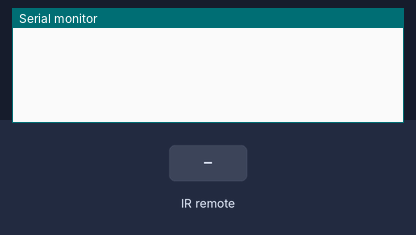
Bench run of a sketch on a simulated Arduino Nano, built with avr-gcc and run on an emulated ATmega328P. On the bench: the last lines printed to the serial monitor. The test bench sets the inputs (shaded band).

Above: at 1.2 s.
1.3 s: infrared code 0x68B92 received
At 2.5 s:
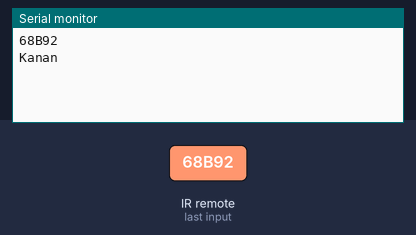
2.8 s: infrared code 0x68B77 received
At 3.8 s:
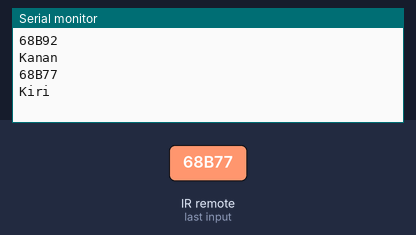

The sketch:

ir_2_Decoder.ino
```cpp
/*
 * Infrared Decoder/Encoder
 * Hardware: Arduino Nano & DIY IR Sniffer Module
 * Library: IRremote by Ken Shirriff
 * Sketch: #1 - For Decoder
 * T.K.Hareendran/2018
 */

#include <IRremote.h>

int IRRX_PIN1 = 5; // D12 connected to Pin 3 of J1 – See schematic for J1 pin out!
int IRRX_PIN2 = 6;

IRrecv irrecv1(IRRX_PIN1);
IRrecv irrecv2(IRRX_PIN2);
decode_results results1;
decode_results results2;

void setup()
{
    Serial.begin(9600);
    irrecv1.enableIRIn();
    irrecv2.enableIRIn();
    digitalWrite(IRRX_PIN1,HIGH); // Optional Internal Pull-up
    digitalWrite(IRRX_PIN2,HIGH);
}

void loop()
{
   Ir_1();
   Ir_2();
}
```

ir_1.ino
```cpp
void Ir_1()
{
  if (irrecv1.decode(&results1))
    {
        Serial.println(results1.value, HEX);
        //String a;
        //a = String(results.value);
        if(results1.value == 0x68B92)
        {
          Serial.println("Kanan");
        }
        else if(results1.value == 0x68B77)
        {
          Serial.println("Kiri");
        }
        else
        {
          Serial.println("ga dapat");
        }
        irrecv1.resume();
    }
}
```

ir_2.ino
```cpp
void Ir_2()
{
  if (irrecv2.decode(&results2))
    {
        Serial.println(results2.value, HEX);
        //String a;
        //a = String(results.value);
        if(results2.value == 0x68B92)
        {
          Serial.println("Kanan222");
        }
        else if(results2.value == 0x68B77)
        {
          Serial.println("Kiri222");
        }
        else
        {
          Serial.println("ga dapat222");
        }
        irrecv2.resume();
    }
}
```

Measured:
- after the input at 1.3 s, the serial monitor: prints a new line at once (image 1)
- after the input at 2.8 s, the serial monitor: prints a new line at once (image 2)
